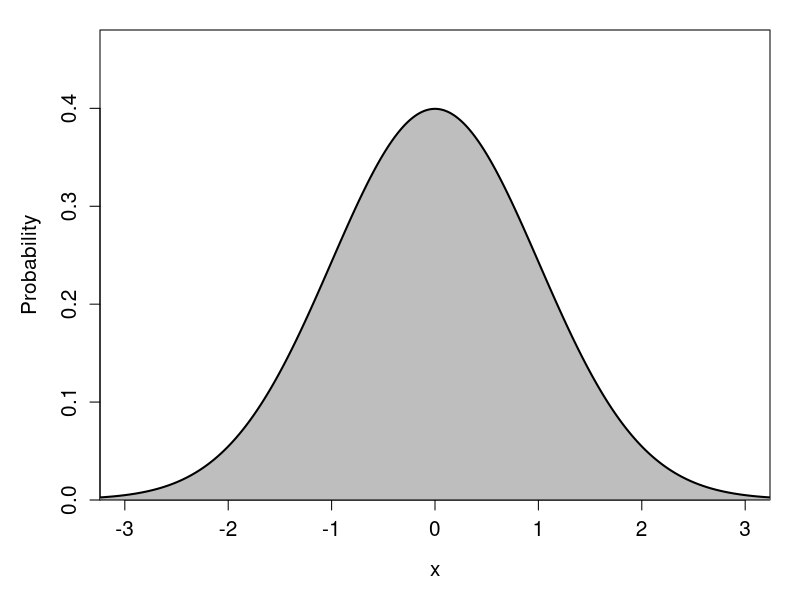
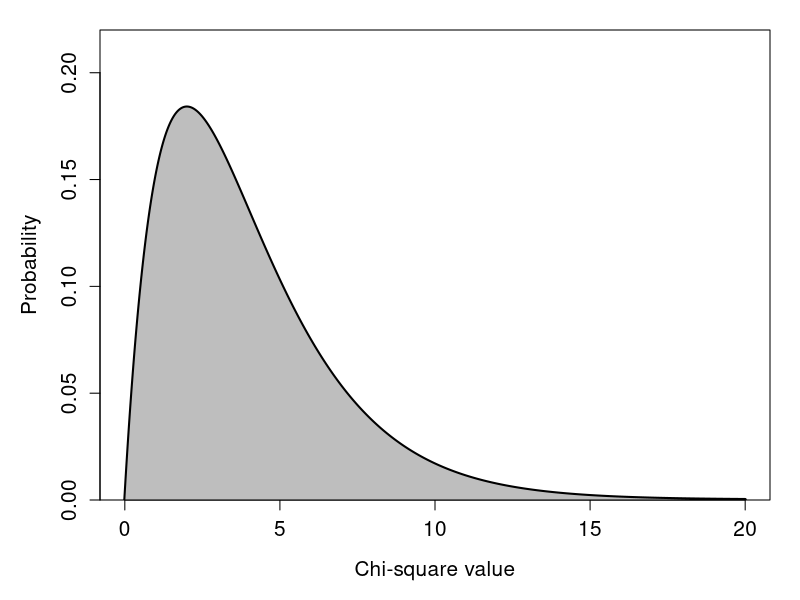
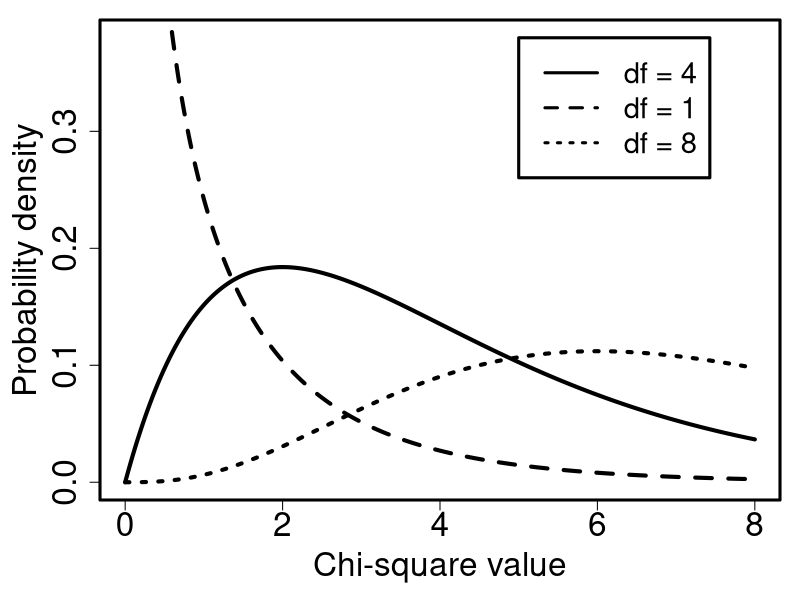
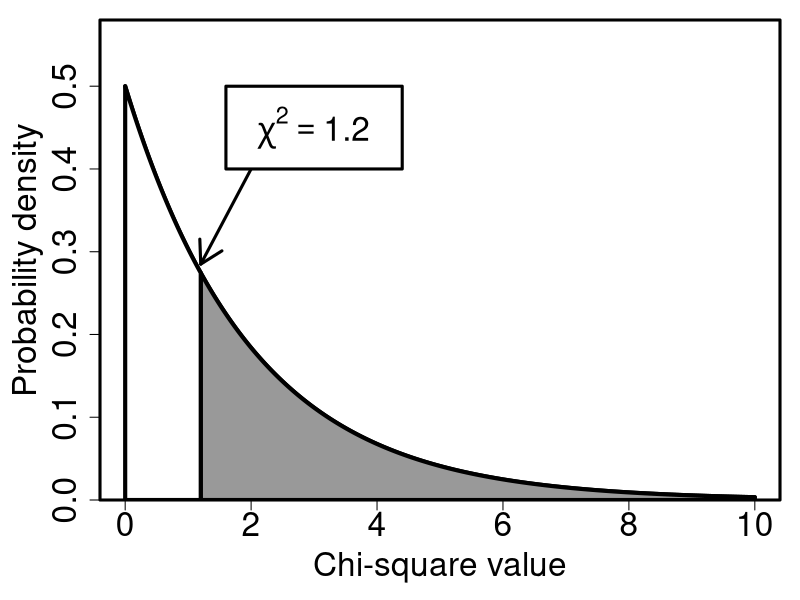

Write R code to recreate these figures, in order. (Note: this script raises an error after producing the figures.)
## ---- chunk 1
par(mar = c(5, 5, 1.5, 1.5));
xx       <- seq(from = -5, to = 5, by = 0.001);
pr_norm  <- dnorm(x = xx, mean = 0, sd = 1);
plot(x = xx, y = pr_norm, type = "l", ylim = c(0, 0.48), 
     ylab = "Probability",  xlab = "x", lwd = 3, xlim = c(-3, 3),
     cex.lab = 1.25, cex.axis = 1.25, yaxs = "i");
polygon(c(xx, max(xx)), c(pr_norm, 0), col="grey");
## ---- chunk 2
par(mar = c(5, 5, 1.5, 1.5));
xx        <- seq(from = 0, to = 20, by = 0.001);
pr_chisq  <- dchisq(x = xx, df = 4);
plot(x = xx, y = pr_chisq, type = "l", ylim = c(0, 0.22), 
     ylab = "Probability",  xlab = "Chi-square value", lwd = 3, xlim = c(0, 20),
     cex.lab = 1.25, cex.axis = 1.25, yaxs = "i");
polygon(c(xx, max(xx)), c(pr_chisq, 0), col="grey");
## ---- chunk 3
df   <- 4;
xx  <- seq(from = 0, to = 8, by = 0.0001);
yy  <- dchisq(x = xx, df = df);
par(mar = c(5, 5, 1, 1), lwd = 3);
mxy <- max(yy[2:length(xx)]);
ymx <- 0.38;
plot(x = xx, y = yy, type = "l", lwd = 4, cex.lab = 2, cex.lab = 2,
 cex.axis = 2, ylab = "Probability density", ylim = c(0, ymx),
 xlab = "Chi-square value", xlim = c(0, 8));
df  <- 1;
y2  <- dchisq(x = xx, df = df);
points(x = xx, y = y2, type = "l", lwd = 4, lty = "dashed");
df  <- 8;
y3  <- dchisq(x = xx, df = df);
points(x = xx, y = y3, type = "l", lwd = 4, lty = "dotted");
legend(x = 5, y = 0.38, cex = 1.75,
       legend = c("df = 4", "df = 1", "df = 8"),
       lty = c("solid", "dashed", "dotted"));
## ---- chunk 4
chis  <- 1.2
p_val <- 0.5488;
mbox <- function(x0, x1, y0, y1){
    xx <- seq(from=x0, to=x1, length.out = 100);
    yy <- seq(from=y0, to=y1, length.out = 100);
    xd <- c(rep(x0, 100), xx, rep(x1,100), rev(xx));
    yd <- c(yy, rep(y1,100), rev(yy), rep(y0, 100));
    return(list(x=xd, y=yd));
}
df  <- 2;
zz  <- pchisq(q = chis, df = df);
xx  <- seq(from = 0, to = 10, by = 0.0001);
yy  <- dchisq(x = xx, df = df);
o1  <- which(xx >= chis);
b1  <- which(xx <= chis);
par(mar = c(5, 5, 1, 1), lwd = 3);
ymx <- 0.58;
plot(x = xx, y = yy, type = "l", lwd = 4, cex.lab = 2, cex.lab = 2,
     cex.axis = 2, ylab = "Probability density", ylim = c(0, ymx),
     xlab = "Chi-square value", xlim = c(0, 10), yaxs = "i");
polygon(c(xx[o1], max(xx), rev(xx[o1])),
        c(yy[xx==max(xx)], yy[o1], rep(0, length(xx[o1]))),
        col="grey60", lwd = 4);
mxx <- which(xx == max(xx[b1]));
polygon(c(xx[b1], max(xx[b1]), rev(xx[b1])),
        c(yy[b1], yy[mxx], rep(0, length(b1))),
        col="white", lwd = 4);
arrows(x0 = 2, x1 = chis,
       y0 = 0.4, y1 = 0.285, lwd = 3);
tbox <- mbox(x0 = 3 - 1.4, 
             x1 = 3 + 1.4, y0 = 0.4, y1 = 0.5);
polygon(x=tbox$x, y=tbox$y, lwd=3, border="black", col="white");
feq <- expression(chi^2 == 1.2);
text(x = 3, y = 0.45, cex = 2, labels = feq);
## ---- chunk 5
power_table <- matrix(data = c(8, 10, 16, 8, 6, 12), nrow = 2, byrow = FALSE);
rownames(power_table) <- c("Android", "MacOS");
colnames(power_table) <- c("Small", "Medium", "Large");
knitr::kable(power_table, format = "simple", table.envir = "table",
      caption = "Counts (N = 60) from a mobile game called 'Power Up!', in which players are confronted with trade-offs between energy output, energy justice, and biodiversity. Players can use 1 of 2 types of Operating System (Android or MacOS) and build one of 3 types of dam in the game (Small, Medium, or Large).");
## ---- chunk 6
power_table2 <- matrix(data = c(8, 10, 0.3, 16, 8, 0.4, 6, 12, 0.3, 0.5, 0.5, "--"), 
                       nrow = 3, byrow = FALSE);
rownames(power_table2) <- c("Android", "MacOS", "**Probability**");
colnames(power_table2) <- c("Small", "Medium", "Large", "**Probability**");
knitr::kable(power_table2, format = "simple", table.envir = "table",
      caption = "Counts (N = 60) from a mobile game called 'Power Up!', in which players are confronted with trade-offs between energy output, energy justice, and biodiversity. Players can use 1 of 2 types of Operating System (Android or MacOS) and build one of 3 types of dam in the game (Small, Medium, or Large). Outer rows and columns show the probabilities of categories being selected");
## ---- chunk 7
power_table2 <- matrix(data = c(0.15, 0.15, 0.3, 0.2, 0.2, 0.4, 0.15, 0.15, 0.3, 0.5, 0.5, "--"),
                       nrow = 3, byrow = FALSE);
rownames(power_table2) <- c("Android", "MacOS", "**Probability**");
colnames(power_table2) <- c("Small", "Medium", "Large", "**Probability**");
knitr::kable(power_table2, format = "simple", table.envir = "table",
      caption = "Probabilities for each combination of categorical variables from a dataset in which players on either an Android or MacOS choose a dam size in the mobile app game 'Power Up!', assuming that variables are independent of one another.");
## ---- chunk 8
power_table3 <- matrix(data = c(9, 9, 18, 12, 12, 24, 9, 9, 18, 30, 30, "--"),
                       nrow = 3, byrow = FALSE);
rownames(power_table3) <- c("Android", "MacOS", "**Sum**");
colnames(power_table3) <- c("Small", "Medium", "Large", "**Sum**");
knitr::kable(power_table3, format = "simple", table.envir = "table",
      caption = "Expected counts for each combination of categorical variables from a dataset in which players on either an Android or MacOS choose a dam size in the mobile app game 'Power Up!', assuming that variables are independent of one another.");
## ---- chunk 9
power_table4 <- matrix(data = c(8, 10, 18, 16, 8, 24, 6, 12, 18, 30, 30, "--"),
                       nrow = 3, byrow = FALSE);
rownames(power_table4) <- c("Android", "MacOS", "**Sum**");
colnames(power_table4) <- c("Small", "Medium", "Large", "**Sum**");
knitr::kable(power_table4, format = "simple", table.envir = "table",
      caption = "Observed counts for each combination of categorical variables from a dataset in which players on either an Android or MacOS choose a dam size in the mobile app game 'Power Up!'. The last row and column shows the sum of observed dam sizes and OS users, respectively.");
## ---- chunk 10
knitr::include_graphics("img/heterandrium.png");
## ---- chunk 11
wing_loadings          <- read.csv("data/wing_loadings.csv");
heterandrium           <- wing_loadings[1:11, c(1:2, 4, 6)];
colnames(heterandrium) <- c("Species", "Head", "Thorax", "Abdomen");
knitr::kable(heterandrium, format = "simple", table.envir = "table",
      caption = "Body segment length measurements (mm) from fig wasps of 2 species. Data were collected from Baja, Mexico.");
m_thorax  <- round(mean(heterandrium[["Thorax"]]), digits = 3);
m_abdomen <- round(mean(heterandrium[["Abdomen"]]), digits = 3);
s_thorax  <- round(sd(heterandrium[["Thorax"]]), digits = 3);
s_abdomen <- round(sd(heterandrium[["Abdomen"]]), digits = 3);
the_cov   <- round(cov(heterandrium[["Thorax"]], heterandrium[["Abdomen"]]), digits = 3);
## ---- chunk 12
par(mar = c(5, 5, 1.5, 1.5));
plot(x = heterandrium[["Thorax"]], y = heterandrium[["Abdomen"]], cex.axis = 1.25,
     cex.lab = 1.25, pch = 20, cex = 1.5, xlab = "Thorax length (mm)",
     ylab = "Abdomen length (mm)", xlim = c(0.58, 0.88), ylim = c(0.95, 1.45));
## ---- chunk 13
cor_vals <- read.csv(file = "data/cor_vals.csv");
par(mar = c(0, 0, 0, 0), mfrow = c(2, 2), oma = c(4, 4, 1, 1));
plot(xaxt = "n", yaxt = "n", x = cor_vals$X1, y = cor_vals$Y1, pch = 20,
     ylab = "", xlab = "", cex = 1.5, xlim = c(-3, 3), ylim = c(-3, 3));
text(x = -3, y = 2.75, labels = "r = 0.00", cex = 1.5, pos = 4);
plot(xaxt = "n", yaxt = "n", x = cor_vals$X2, y = cor_vals$Y2, pch = 20,
     ylab = "", xlab = "", cex = 1.5, xlim = c(-3, 3), ylim = c(-3, 3));
text(x = -3, y = 2.75, labels = "r = -0.25", cex = 1.5, pos = 4);
plot(xaxt = "n", yaxt = "n", x = cor_vals$X3, y = cor_vals$Y3, pch = 20,
     ylab = "", xlab = "", cex = 1.5, xlim = c(-3, 3), ylim = c(-3, 3));
text(x = -3, y = 2.75, labels = "r = 0.50", cex = 1.5, pos = 4);
plot(xaxt = "n", yaxt = "n", x = cor_vals$X4, y = cor_vals$Y4, pch = 20,
     ylab = "", xlab = "", cex = 1.5, xlim = c(-3, 3), ylim = c(-3, 3));
text(x = -3, y = 2.75, labels = "r = 1.00", cex = 1.5, pos = 4);
mtext("x value", side = 1, cex = 1.75, outer = TRUE, line = 1.5);
mtext("y value", side = 2, cex = 1.75, outer = TRUE, line = 1.5);
## ---- chunk 14
het_cov_show            <- wing_loadings[1:11, c(1, 4, 6)];
Row                     <- 1:11;
Thorax                  <- heterandrium[["Thorax"]];
Abdomen                 <- heterandrium[["Abdomen"]];
Squared_Deviation       <- (Thorax - m_thorax) * (Abdomen - m_abdomen);
squared_table           <- data.frame(Row, Thorax, Abdomen, Squared_Deviation);
colnames(squared_table) <- c("Row (i)", "Thorax", "Abdomen", "Squared Deviation");
knitr::kable(squared_table, format = "simple", table.envir = "table",
      caption = "Measurements of 11 fig wasp thorax and abdomen lengths (mm). The fourth column shows the product of the deviations of each measurement from the mean, where mean thorax length is 0.770 and mean abdomen length is 1.210.");
## ---- chunk 15
Thorax_rank             <- rank(Thorax);
Abdomen_rank            <- rank(Abdomen);
rank_table              <- data.frame(Row, Thorax, Thorax_rank, Abdomen,
                                      Abdomen_rank);
colnames(rank_table)    <- c("Wasp (i)", "Thorax", "Thorax rank", "Abdomen", 
                             "Abdomen rank");
knitr::kable(rank_table, format = "simple", table.envir = "table",
      caption = "Measurements of 11 fig wasp thorax and abdomen lengths (mm) and their ranks.");
## ---- chunk 16
knitr::include_graphics("img/Jamovi_correlation_output.png");
## ---- chunk 17
knitr::include_graphics("img/bumblebee.jpg");
## ---- chunk 18
knitr::include_graphics("img/jamovi_goodness_of_fit_toolbar.png");
## ---- chunk 19
knitr::include_graphics("img/jamovi_goodness_of_fit_interface.png");
## ---- chunk 20
knitr::include_graphics("img/jamovi_test_of_association_interface.png");
## ---- chunk 21
knitr::include_graphics("img/jamovi_simple_scatterplot.png");
## ---- chunk 22
knitr::include_graphics("img/jamovi_correlation_toolbar.png");
## ---- chunk 23
knitr::include_graphics("img/jamovi_correlation_interface.png");
## ---- chunk 24
Survived  <- c("No", "Yes");
Count     <- c(117, 139);
count_tab <- data.frame(Survived, Count);
knitr::kable(count_tab, format = "simple", table.envir = "table",
      caption = "Counts of bees that did not survive (No) or did survive (Yes) in an experiment involving radiation.");
## ---- chunk 25
knitr::include_graphics("img/jamovi_simple_counts.png");
## ---- chunk 26
Survived  <- rep(c("No", "Yes"), times = 4);
Radiation <- rep(c("None", "Low", "Medium", "High"), times = 2);
Count     <- c(12, 52, 29, 35, 39, 25, 37, 27);
assoc_tab <- data.frame(Survived, Radiation, Count);
knitr::kable(assoc_tab, format = "simple", table.envir = "table",
      caption = "Counts of bees that did not survive (No) or did survive (Yes) for different levels of radiation.");
